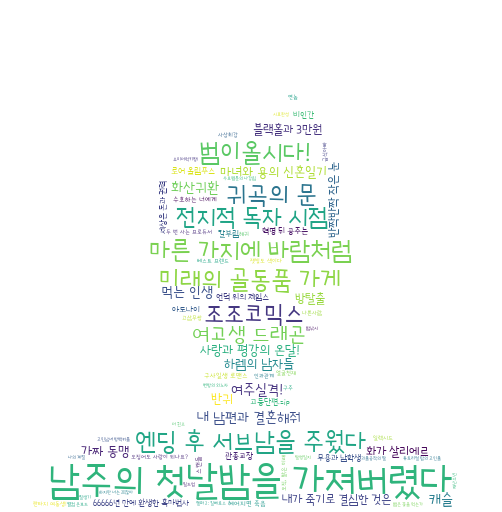

Source code (Python):
from wordcloud import WordCloud
import json
import matplotlib.pyplot as plt
from PIL import Image
import numpy as np

with open('webtoons.json', encoding='utf-8') as file:
    webtoons = json.load(file)

res = dict()
for webtoon in webtoons['webtoons']:
    res[webtoon['title']] = int(float(webtoon['star'])*100)

masking_img = np.array(Image.open('kakao.png'))
cloud = WordCloud(font_path='Goyang.ttf', max_font_size=40, mask=masking_img, background_color='white').fit_words(res)

cloud.to_file('cloud02.png')

plt.imshow(cloud, interpolation='bilinear')
plt.axis('off')
plt.show()
